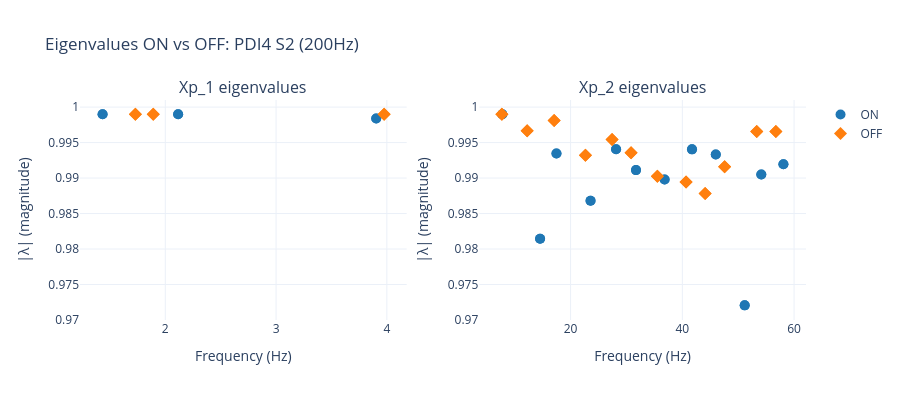
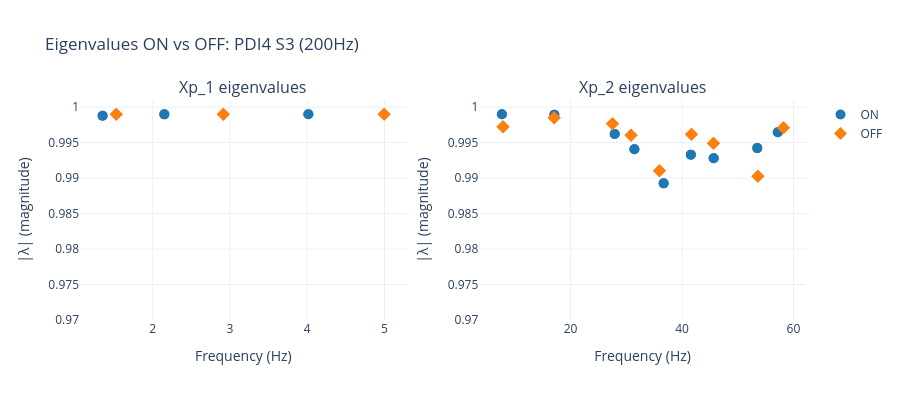
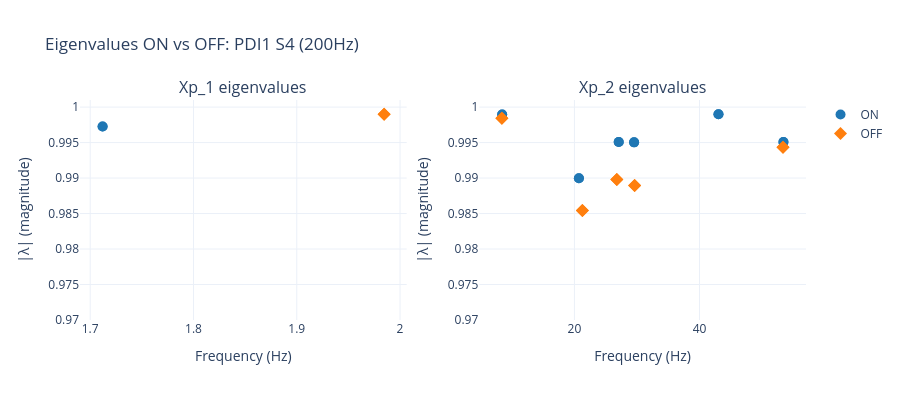

Notebook source saved alongside these figures, in order:
### Markdown cell above
## 6. A matrix analysis (PSID only)

The state transition matrix A governs how latent states evolve: $x_{t+1} = A x_t$.

**Block structure**: A11 (Xp_1 self-dynamics), A12 (Xp_2 -> Xp_1 coupling), A21 (Xp_1 -> Xp_2),
A22 (Xp_2 self-dynamics). If A12 ~ 0, the behavioral subspace is decoupled from neural dynamics.

**Eigenvalues**: Complex eigenvalues reveal oscillatory modes (frequency = angle, |lambda| = persistence).
Comparing ON vs OFF models shows which modes DBS modulates.

**Subspace eigenvalues**: Eigenvalues of A11 and A22 blocks separately show the intrinsic dynamics
of each subspace.

### Code cell
for label, d in data.items():
    if d["model_type"] != "psid" or d["model_on"] is None:
        print(f"  {label}: skipped (not PSID or no ON/OFF models)")
        continue

    a_info = a_matrix_analysis(
        d["model_both"], d["model_on"], d["model_off"], d["n1"], d["nx"], d["fs"]
    )
    d["a_matrix"] = a_info

    print(f"\n--- {label} ---")
    print(f"  Block structure (Frobenius norms):")
    for k, v in a_info["block_norms"].items():
        print(f"    {k}: {v:.4f}")
    coupling = a_info["block_norms"]["A12 (Xp2->Xp1)"]
    print(
        f"    --> A12 = {coupling:.6f}  ({'DECOUPLED' if coupling < 0.01 else 'coupled'})"
    )

    print(f"\n  ON vs OFF difference (Frobenius norms):")
    for k, v in a_info["diff_norms"].items():
        print(f"    {k}: {v:.4f}")

    fig = plot_eigenvalue_comparison(a_info, f"Eigenvalues ON vs OFF: {label}")
    fig.show()

### Figure 1 — Plotly figure (JSON) as saved in the notebook; plotly's stock layout.template omitted (floating-point values rounded to 4 significant figures)
{"data": [{"hovertemplate": "%{x:.1f}Hz<br>|λ|=%{y:.5f}<br>%{text}", "marker": {"color": "#1f77b4", "size": 10, "symbol": "circle"}, "mode": "markers", "name": "ON", "showlegend": true, "text": ["decay=4997ms", "decay=4997ms", "decay=4997ms", "decay=4997ms", "decay=3124ms", "decay=3124ms"], "type": "scatter", "x": [1.434, 1.434, 2.116, 2.116, 3.904, 3.904], "xaxis": "x", "y": [0.999, 0.999, 0.999, 0.999, 0.9984, 0.9984], "yaxis": "y"}, {"hovertemplate": "%{x:.1f}Hz<br>|λ|=%{y:.5f}<br>%{text}", "marker": {"color": "#ff7f0e", "size": 10, "symbol": "diamond"}, "mode": "markers", "name": "OFF", "showlegend": true, "text": ["decay=4997ms", "decay=4997ms", "decay=4997ms", "decay=4997ms", "decay=4997ms", "decay=4997ms"], "type": "scatter", "x": [1.73, 1.73, 3.975, 3.975, 1.891, 1.891], "xaxis": "x", "y": [0.999, 0.999, 0.999, 0.999, 0.999, 0.999], "yaxis": "y"}, {"hovertemplate": "%{x:.1f}Hz<br>|λ|=%{y:.5f}<br>%{text}", "marker": {"color": "#1f77b4", "size": 10, "symbol": "circle"}, "mode": "markers", "name": "ON", "showlegend": false, "text": ["decay=4997ms", "decay=4997ms", "decay=840ms", "decay=840ms", "decay=837ms", "decay=837ms", "decay=762ms", "decay=762ms", "decay=747ms", "decay=747ms", "decay=618ms", "decay=618ms", "decay=561ms", "decay=561ms", "decay=524ms", "decay=524ms", "decay=487ms", "decay=487ms", "decay=377ms", "decay=377ms", "decay=267ms", "decay=267ms", "decay=176ms", "decay=176ms"], "type": "scatter", "x": [7.786, 7.786, 28.15, 28.15, 41.73, 41.73, 17.47, 17.47, 45.99, 45.99, 58.09, 58.09, 31.71, 31.71, 54.14, 54.14, 36.83, 36.83, 23.58, 23.58, 14.54, 14.54, 51.16, 51.16], "xaxis": "x2", "y": [0.999, 0.999, 0.9941, 0.9941, 0.994, 0.994, 0.9935, 0.9935, 0.9933, 0.9933, 0.9919, 0.9919, 0.9911, 0.9911, 0.9905, 0.9905, 0.9898, 0.9898, 0.9868, 0.9868, 0.9814, 0.9814, 0.9721, 0.9721], "yaxis": "y2"}, {"hovertemplate": "%{x:.1f}Hz<br>|λ|=%{y:.5f}<br>%{text}", "marker": {"color": "#ff7f0e", "size": 10, "symbol": "diamond"}, "mode": "markers", "name": "OFF", "showlegend": false, "text": ["decay=4997ms", "decay=4997ms", "decay=2647ms", "decay=2647ms", "decay=1493ms", "decay=1493ms", "decay=1455ms", "decay=1455ms", "decay=1454ms", "decay=1454ms", "decay=1092ms", "decay=1092ms", "decay=775ms", "decay=775ms", "decay=735ms", "decay=735ms", "decay=593ms", "decay=593ms", "decay=510ms", "decay=510ms", "decay=472ms", "decay=472ms", "decay=408ms", "decay=408ms"], "type": "scatter", "x": [7.708, 7.708, 17.06, 17.06, 12.23, 12.23, 53.32, 53.32, 56.75, 56.75, 27.42, 27.42, 30.83, 30.83, 22.66, 22.66, 47.57, 47.57, 35.54, 35.54, 40.67, 40.67, 44.08, 44.08], "xaxis": "x2", "y": [0.999, 0.999, 0.9981, 0.9981, 0.9967, 0.9967, 0.9966, 0.9966, 0.9966, 0.9966, 0.9954, 0.9954, 0.9936, 0.9936, 0.9932, 0.9932, 0.9916, 0.9916, 0.9902, 0.9902, 0.9895, 0.9895, 0.9878, 0.9878], "yaxis": "y2"}], "layout": {"annotations": [{"font": {"size": 16}, "showarrow": false, "text": "Xp_1 eigenvalues", "x": 0.225, "xanchor": "center", "xref": "paper", "y": 1.0, "yanchor": "bottom", "yref": "paper"}, {"font": {"size": 16}, "showarrow": false, "text": "Xp_2 eigenvalues", "x": 0.775, "xanchor": "center", "xref": "paper", "y": 1.0, "yanchor": "bottom", "yref": "paper"}], "height": 400, "title": {"text": "Eigenvalues ON vs OFF: PDI4 S2 (200Hz)"}, "width": 900, "xaxis": {"anchor": "y", "domain": [0.0, 0.45], "title": {"text": "Frequency (Hz)"}}, "xaxis2": {"anchor": "y2", "domain": [0.55, 1.0], "title": {"text": "Frequency (Hz)"}}, "yaxis": {"anchor": "x", "domain": [0.0, 1.0], "range": [0.97, 1.001], "title": {"text": "|λ| (magnitude)"}}, "yaxis2": {"anchor": "x2", "domain": [0.0, 1.0], "range": [0.97, 1.001], "title": {"text": "|λ| (magnitude)"}}}}

### Figure 2 — Plotly figure (JSON) as saved in the notebook; plotly's stock layout.template omitted (floating-point values rounded to 4 significant figures)
{"data": [{"hovertemplate": "%{x:.1f}Hz<br>|λ|=%{y:.5f}<br>%{text}", "marker": {"color": "#1f77b4", "size": 10, "symbol": "circle"}, "mode": "markers", "name": "ON", "showlegend": true, "text": ["decay=4997ms", "decay=4997ms", "decay=4882ms", "decay=4882ms", "decay=4067ms", "decay=4067ms"], "type": "scatter", "x": [4.015, 4.015, 2.15, 2.15, 1.351, 1.351], "xaxis": "x", "y": [0.999, 0.999, 0.999, 0.999, 0.9988, 0.9988], "yaxis": "y"}, {"hovertemplate": "%{x:.1f}Hz<br>|λ|=%{y:.5f}<br>%{text}", "marker": {"color": "#ff7f0e", "size": 10, "symbol": "diamond"}, "mode": "markers", "name": "OFF", "showlegend": true, "text": ["decay=4997ms", "decay=4997ms", "decay=4997ms", "decay=4997ms", "decay=4997ms", "decay=4997ms"], "type": "scatter", "x": [1.528, 1.528, 4.995, 4.995, 2.913, 2.913], "xaxis": "x", "y": [0.999, 0.999, 0.999, 0.999, 0.999, 0.999], "yaxis": "y"}, {"hovertemplate": "%{x:.1f}Hz<br>|λ|=%{y:.5f}<br>%{text}", "marker": {"color": "#1f77b4", "size": 10, "symbol": "circle"}, "mode": "markers", "name": "ON", "showlegend": false, "text": ["decay=4997ms", "decay=4997ms", "decay=4585ms", "decay=4585ms", "decay=1410ms", "decay=1410ms", "decay=1318ms", "decay=1318ms", "decay=863ms", "decay=863ms", "decay=841ms", "decay=841ms", "decay=744ms", "decay=744ms", "decay=692ms", "decay=692ms", "decay=463ms", "decay=463ms"], "type": "scatter", "x": [7.666, 7.666, 17.08, 17.08, 57.18, 57.18, 27.91, 27.91, 53.51, 53.51, 31.45, 31.45, 41.58, 41.58, 45.68, 45.68, 36.7, 36.7], "xaxis": "x2", "y": [0.999, 0.999, 0.9989, 0.9989, 0.9965, 0.9965, 0.9962, 0.9962, 0.9942, 0.9942, 0.9941, 0.9941, 0.9933, 0.9933, 0.9928, 0.9928, 0.9893, 0.9893], "yaxis": "y2"}, {"hovertemplate": "%{x:.1f}Hz<br>|λ|=%{y:.5f}<br>%{text}", "marker": {"color": "#ff7f0e", "size": 10, "symbol": "diamond"}, "mode": "markers", "name": "OFF", "showlegend": false, "text": ["decay=3358ms", "decay=3358ms", "decay=2124ms", "decay=2124ms", "decay=1802ms", "decay=1802ms", "decay=1707ms", "decay=1707ms", "decay=1300ms", "decay=1300ms", "decay=1260ms", "decay=1260ms", "decay=978ms", "decay=978ms", "decay=554ms", "decay=554ms", "decay=511ms", "decay=511ms"], "type": "scatter", "x": [17.05, 17.05, 27.52, 27.52, 7.865, 7.865, 58.2, 58.2, 41.69, 41.69, 30.85, 30.85, 45.65, 45.65, 35.94, 35.94, 53.61, 53.61], "xaxis": "x2", "y": [0.9985, 0.9985, 0.9976, 0.9976, 0.9972, 0.9972, 0.9971, 0.9971, 0.9962, 0.9962, 0.996, 0.996, 0.9949, 0.9949, 0.991, 0.991, 0.9903, 0.9903], "yaxis": "y2"}], "layout": {"annotations": [{"font": {"size": 16}, "showarrow": false, "text": "Xp_1 eigenvalues", "x": 0.225, "xanchor": "center", "xref": "paper", "y": 1.0, "yanchor": "bottom", "yref": "paper"}, {"font": {"size": 16}, "showarrow": false, "text": "Xp_2 eigenvalues", "x": 0.775, "xanchor": "center", "xref": "paper", "y": 1.0, "yanchor": "bottom", "yref": "paper"}], "height": 400, "title": {"text": "Eigenvalues ON vs OFF: PDI4 S3 (200Hz)"}, "width": 900, "xaxis": {"anchor": "y", "domain": [0.0, 0.45], "title": {"text": "Frequency (Hz)"}}, "xaxis2": {"anchor": "y2", "domain": [0.55, 1.0], "title": {"text": "Frequency (Hz)"}}, "yaxis": {"anchor": "x", "domain": [0.0, 1.0], "range": [0.97, 1.001], "title": {"text": "|λ| (magnitude)"}}, "yaxis2": {"anchor": "x2", "domain": [0.0, 1.0], "range": [0.97, 1.001], "title": {"text": "|λ| (magnitude)"}}}}

### Figure 3 — Plotly figure (JSON) as saved in the notebook; plotly's stock layout.template omitted (floating-point values rounded to 4 significant figures)
{"data": [{"hovertemplate": "%{x:.1f}Hz<br>|λ|=%{y:.5f}<br>%{text}", "marker": {"color": "#1f77b4", "size": 10, "symbol": "circle"}, "mode": "markers", "name": "ON", "showlegend": true, "text": ["decay=1827ms", "decay=1827ms"], "type": "scatter", "x": [1.712, 1.712], "xaxis": "x", "y": [0.9973, 0.9973], "yaxis": "y"}, {"hovertemplate": "%{x:.1f}Hz<br>|λ|=%{y:.5f}<br>%{text}", "marker": {"color": "#ff7f0e", "size": 10, "symbol": "diamond"}, "mode": "markers", "name": "OFF", "showlegend": true, "text": ["decay=4997ms", "decay=4997ms"], "type": "scatter", "x": [1.985, 1.985], "xaxis": "x", "y": [0.999, 0.999], "yaxis": "y"}, {"hovertemplate": "%{x:.1f}Hz<br>|λ|=%{y:.5f}<br>%{text}", "marker": {"color": "#1f77b4", "size": 10, "symbol": "circle"}, "mode": "markers", "name": "ON", "showlegend": false, "text": ["decay=4997ms", "decay=4997ms", "decay=4824ms", "decay=4824ms", "decay=1015ms", "decay=1015ms", "decay=1012ms", "decay=1012ms", "decay=1004ms", "decay=1004ms", "decay=497ms", "decay=497ms"], "type": "scatter", "x": [43.03, 43.03, 8.448, 8.448, 27.08, 27.08, 53.41, 53.41, 29.54, 29.54, 20.72, 20.72], "xaxis": "x2", "y": [0.999, 0.999, 0.999, 0.999, 0.9951, 0.9951, 0.9951, 0.9951, 0.995, 0.995, 0.99, 0.99], "yaxis": "y2"}, {"hovertemplate": "%{x:.1f}Hz<br>|λ|=%{y:.5f}<br>%{text}", "marker": {"color": "#ff7f0e", "size": 10, "symbol": "diamond"}, "mode": "markers", "name": "OFF", "showlegend": false, "text": ["decay=3147ms", "decay=3147ms", "decay=881ms", "decay=881ms", "decay=488ms", "decay=488ms", "decay=450ms", "decay=450ms", "decay=341ms", "decay=341ms", "decay=89ms", "decay=89ms"], "type": "scatter", "x": [8.407, 8.407, 53.34, 53.34, 26.78, 26.78, 29.63, 29.63, 21.28, 21.28, 39.99, 39.99], "xaxis": "x2", "y": [0.9984, 0.9984, 0.9943, 0.9943, 0.9898, 0.9898, 0.9889, 0.9889, 0.9854, 0.9854, 0.9452, 0.9452], "yaxis": "y2"}], "layout": {"annotations": [{"font": {"size": 16}, "showarrow": false, "text": "Xp_1 eigenvalues", "x": 0.225, "xanchor": "center", "xref": "paper", "y": 1.0, "yanchor": "bottom", "yref": "paper"}, {"font": {"size": 16}, "showarrow": false, "text": "Xp_2 eigenvalues", "x": 0.775, "xanchor": "center", "xref": "paper", "y": 1.0, "yanchor": "bottom", "yref": "paper"}], "height": 400, "title": {"text": "Eigenvalues ON vs OFF: PDI1 S4 (200Hz)"}, "width": 900, "xaxis": {"anchor": "y", "domain": [0.0, 0.45], "title": {"text": "Frequency (Hz)"}}, "xaxis2": {"anchor": "y2", "domain": [0.55, 1.0], "title": {"text": "Frequency (Hz)"}}, "yaxis": {"anchor": "x", "domain": [0.0, 1.0], "range": [0.97, 1.001], "title": {"text": "|λ| (magnitude)"}}, "yaxis2": {"anchor": "x2", "domain": [0.0, 1.0], "range": [0.97, 1.001], "title": {"text": "|λ| (magnitude)"}}}}
